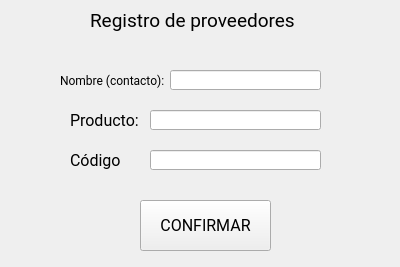
<?xml version="1.0" encoding="UTF-8"?>
<ui version="4.0">
 <class>VentanaRegistroProveedores</class>
 <widget class="QWidget" name="VentanaRegistroProveedores">
  <property name="geometry">
   <rect>
    <x>0</x>
    <y>0</y>
    <width>400</width>
    <height>267</height>
   </rect>
  </property>
  <property name="cursor">
   <cursorShape>ArrowCursor</cursorShape>
  </property>
  <property name="windowTitle">
   <string>Registrar proveedores</string>
  </property>
  <widget class="QLabel" name="label">
   <property name="geometry">
    <rect>
     <x>90</x>
     <y>10</y>
     <width>221</width>
     <height>21</height>
    </rect>
   </property>
   <property name="font">
    <font>
     <family>Roboto</family>
     <pointsize>14</pointsize>
     <weight>50</weight>
     <italic>false</italic>
     <bold>false</bold>
     <underline>false</underline>
     <strikeout>false</strikeout>
    </font>
   </property>
   <property name="text">
    <string>Registro de proveedores</string>
   </property>
  </widget>
  <widget class="QLabel" name="label_2">
   <property name="geometry">
    <rect>
     <x>60</x>
     <y>70</y>
     <width>111</width>
     <height>21</height>
    </rect>
   </property>
   <property name="font">
    <font>
     <family>Roboto</family>
     <pointsize>9</pointsize>
     <weight>50</weight>
     <italic>false</italic>
     <bold>false</bold>
     <underline>false</underline>
     <strikeout>false</strikeout>
    </font>
   </property>
   <property name="text">
    <string>Nombre (contacto):</string>
   </property>
  </widget>
  <widget class="QLineEdit" name="Field_nombreProveedor">
   <property name="geometry">
    <rect>
     <x>170</x>
     <y>70</y>
     <width>151</width>
     <height>20</height>
    </rect>
   </property>
  </widget>
  <widget class="QLabel" name="label_3">
   <property name="geometry">
    <rect>
     <x>70</x>
     <y>110</y>
     <width>71</width>
     <height>21</height>
    </rect>
   </property>
   <property name="font">
    <font>
     <family>Roboto</family>
     <pointsize>12</pointsize>
     <weight>50</weight>
     <italic>false</italic>
     <bold>false</bold>
     <underline>false</underline>
     <strikeout>false</strikeout>
    </font>
   </property>
   <property name="text">
    <string>Producto:</string>
   </property>
  </widget>
  <widget class="QLineEdit" name="Field_nombreProducto">
   <property name="geometry">
    <rect>
     <x>150</x>
     <y>110</y>
     <width>171</width>
     <height>20</height>
    </rect>
   </property>
  </widget>
  <widget class="QLabel" name="label_4">
   <property name="geometry">
    <rect>
     <x>70</x>
     <y>150</y>
     <width>71</width>
     <height>21</height>
    </rect>
   </property>
   <property name="font">
    <font>
     <family>Roboto</family>
     <pointsize>12</pointsize>
     <weight>50</weight>
     <italic>false</italic>
     <bold>false</bold>
     <underline>false</underline>
     <strikeout>false</strikeout>
    </font>
   </property>
   <property name="text">
    <string>Código</string>
   </property>
  </widget>
  <widget class="QLineEdit" name="field_codigoProveedor">
   <property name="geometry">
    <rect>
     <x>150</x>
     <y>150</y>
     <width>171</width>
     <height>20</height>
    </rect>
   </property>
  </widget>
  <widget class="QPushButton" name="Boton_confirmarRegistro">
   <property name="geometry">
    <rect>
     <x>140</x>
     <y>200</y>
     <width>131</width>
     <height>51</height>
    </rect>
   </property>
   <property name="font">
    <font>
     <family>Roboto</family>
     <pointsize>12</pointsize>
    </font>
   </property>
   <property name="cursor">
    <cursorShape>OpenHandCursor</cursorShape>
   </property>
   <property name="text">
    <string>CONFIRMAR</string>
   </property>
  </widget>
 </widget>
 <resources/>
 <connections/>
</ui>
